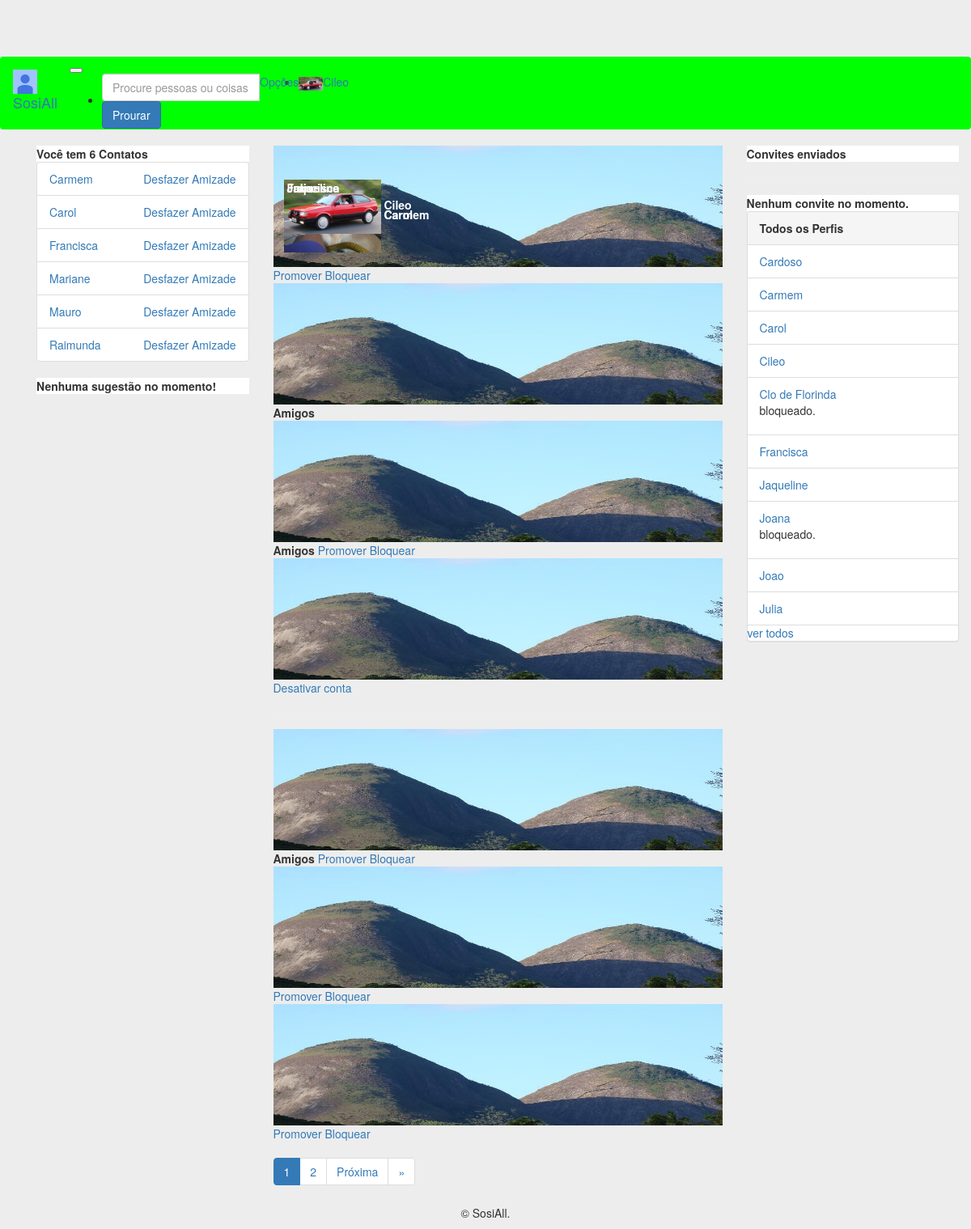
Screenshot of /perfil_list (signed in) with the database file from the repository.
### perfis/models.py (models this page shows, shortened)
class Perfil(models.Model):
    owner = models.OneToOneField('auth.User', related_name='owner', on_delete=models.CASCADE, blank=True, null=True)
    nome = models.CharField(max_length=255, null=False)
    telefone = models.CharField(max_length=15, null=False)
    nome_empresa = models.CharField(max_length=255, null=False)
    contatos = models.ManyToManyField('Perfil')
    usuario = models.OneToOneField(User, related_name='perfil', on_delete=models.CASCADE)
    criado_em = models.DateTimeField(auto_now_add=True)
    atualizado_em = models.DateTimeField(auto_now=True)
    convidavel = models.BooleanField(blank=True, null=True)
    ativa = models.BooleanField(default=True)
    justificativa = models.TextField(null=True)
    bloqueado = models.BooleanField(default=False)
    error_mensage = models.CharField(max_length=512, null=True)
    foto = models.ImageField(blank=True, null=True, upload_to='media/')
    capa = models.ImageField(blank=True, null=True, upload_to='media/')
    class Meta:
        ordering = ('nome',)
    def __str__(self):
        return self.nome

### perfis/views.py (the view)
# urls.py: path('perfil_list', views.perfil_list, name='perfil_list'),
def perfil_list(request):
    if request.user.is_superuser:
        ITEMS_PER_PAGE = 10
        perfis = Perfil.objects.all()
        paginator = Paginator(perfis, ITEMS_PER_PAGE)
        page = request.GET.get('page',1)
        try:
            perfil_list = paginator.get_page(page)
        except InvalidPage:
            perfil_list = paginator.get_page(1)
        return render(request,'perfis/show_perfis.html',{'perfil_list':perfil_list,
            'perfil_logado':get_perfil_logado(request),
            'perfis': Perfil.objects.all()[:10]})
    fed = Feedback(perfil=get_perfil_logado(request),message='Você não possui permissão!')
    fed.type_message='danger'
    fed.save()
    return redirect('index')

### perfis/views.py (called while the page is built)
def get_perfil_logado(request):
    return request.user.perfil

### perfis/templates/perfis/show_perfis.html (shortened to what this page needs)
{% extends 'perfis/base_b.html' %}
{% block body %}
{% if perfil_list %}
{% for perfil in perfil_list %}
{% if perfil.bloqueado %}
        <!--div class="alert alert-danger" role="alert">
            <h3>Atenção!</h3>
            <p>{{perfil.error_mensage}}</p>
        </div>
    {% if perfil_logado.usuario.is_superuser %}
        <a href="{% url 'desbloquear' perfil.id %}">Desbloquear</a-->
    {% endif %}
{% elif perfil.ativa %}
    <div class="card gedf-card">
        <div class="card-header">
            <div style="position: relative; top: 0em; left: 0em">
                <img  width="100%" height="150em" src="/media/dois-montes.jpg" alt="">
            </div>
            <div style="position:absolute; top:3em; left:2em">
                <img  image-profile class="rounded-circle" src="{{perfil.foto}}" width="120">
                <strong id="white-name">{{perfil.nome}}</strong>
            </div>
        </div>
        <div class="card-footer">
    {% if perfil in perfil_logado.contatos.all %}
        <strong>Amigos</strong>
    {% endif %}
    {% if perfil.usuario.is_superuser == False and perfil_logado.usuario.is_superuser == True %}
            <a href="{% url 'promover' perfil.id %}" class="card-link">Promover</a>
            <a href="{% url 'bloquear' perfil.id %}" onclick="return confirm('Deseja mesmo bloquear o usuario {{perfil.nome}}?')" class="card-link">Bloquear</a>
    {% endif %}
    {% if perfil_logado == perfil %}
            <a href="{% url 'desativar' %}"> Desativar conta</a>
            <hr>
{% endif %}
        </div>
    </div>
{% endif %}
{% endfor %}
<nav aria-label="...">
          <ul class="pagination">
            {% for page in  perfil_list.paginator.page_range %}
            <li class="page-item active">
              {% if perfil_list.number == page %}
              <span class="page-link">{{perfil_list.number}}<span class="sr-only">(current)</span></span>
              {% else %}
              <li class="page-item">
              <a class="page-link" href="?page={{ page }}">{{ page }}</a>
              {% endif %}
            </li>
            {% endfor %}
              {% if perfil_list.has_next %}
            <li class="page-item">
              <a class="page-link" href="?page={{ posts.next_page_number }}">Próxima</a>
            </li>
            <li class="page-item">
              <a class="page-link" href="?page={{ posts.paginator.num_pages }}"> &raquo;</a>
            </li>
            {% endif %}
          </ul>
        </nav>
{% endif %}
{% endblock %}

### perfis/templates/perfis/base_b.html (shortened to what this page needs)
<!DOCTYPE html>
{% load static %}
<html>
<head>
	<link rel="stylesheet" href="{% static 'bootstrap/css/bootstrap.min.css' %}">
    <link rel="stylesheet" href="{% static 'fontawesome/css/fontawesome-all.min.css' %}">
    <link rel="stylesheet" href="{% static 'styles/basic.css' %}">
</head>
<body>
	<nav class="navbar navbar-expand-lg navbar-light fixed-top" id="nav-main">
		<div class="container-fluid">
		 	<a class="navbar-brand" href="{% url 'index' %}">
		    	<img src="{% static 'img/photo.jpg' %}" width="30" height="30" alt="">
		    	SosiAll
		 	</a>
		 	<button class="navbar-toggler" type="button" data-toggle="collapse" data-target="#navbarNavDropdown" aria-controls="navbarNavDropdown" aria-expanded="false" aria-label="Toggle navigation">
		 	</button>
		 	<div class="collapse navbar-collapse" id="navbarNavDropdown">
			    <ul class="navbar-nav ml-auto">
			     	<li class="nav-item active">
				      	<form class="form-inline" action="{% url 'search' %}" method="GET">
						    <div class="input-group mb-6">
							  <input type="text" class="form-control" name="word" placeholder="Procure pessoas ou coisas"  aria-describedby="basic-addon2" required="">
							  <div class="input-group-append">
							    <button class="btn btn-primary" type="submit">Prourar</button>
							  </div>
							</div>
					 	</form>
			     	</li>
			     	<li class="nav-item dropdown">
				        <a class="nav-link dropdown-toggle" href="#" id="navbarDropdown" role="button" data-toggle="dropdown" aria-haspopup="true" aria-expanded="false">Opções
				        </a>
				     </li>
				     <li class="nav-item">
			        	<a class="nav-link" href="#"><img class="rounded-circle" src="{{perfil_logado.foto}}" width="30" alt=""></a>
			     	</li>
				     <li class="nav-item">
			        	<a class="nav-link" href="{% url 'exibir' perfil_logado.id %}">{{perfil_logado.nome}}</a>
			     	</li>
			    </ul>
		  	</div>
		</div>
	</nav>
	<div class="container">
    	<div class="container">
    		<div class="row">
    			<div class="col-md-3" id="nav">
    			{% if perfil_logado.bloqueado == False %}
    				<div class="card">
			            {% with total=perfil_logado.contatos.count %}
			                {% if total %}
			                    <div class="card-header">
			                        <strong>Você tem  {{ total }}
			                            Contato{{ total|pluralize }}
			                        </strong>
			                    </div>
			                    <ul class="list-group">
			                        {% for perfil in perfil_logado.contatos.all %}
			                            <li class="list-group-item">
			                                <a href="{% url 'exibir' perfil.id %}">
			                                    {{ perfil }}
			                                </a>
			                                <a class="pull-right" href="{% url 'desfazer' perfil.id %}" onclick="return confirm('Deseja mesmo  desfazer amizade com {{perfil.nome}}?')">
			                                    Desfazer Amizade
			                                </a>
			                            </li>
			                        {% endfor %}
			                    </ul>
			                {% else %}
			                    <div class="pcard-header">
			                        <strong>Você não tem contatos</strong>
			                    </div>
			                {% endif %}
			            {% endwith %}
			        </div>
    			{% endif %}
    			<div class=" card">
    				{% if  sugestao %}
    					<div class="card-header">
    						<strong>Veja pessoas que talvez você conheça!</strong>
    					</div>
    					<ul class="list-group">
    						{% for contato in sugestao %}
								<li class="list-group-item">
									<a href="{% url 'exibir' contato.id %}">
										{{contato}}
									</a>
								</li>
    						{% endfor %}
    					</ul>
    				{% else %}
    					<div class="card-header">
    						<strong>Nenhuma sugestão no momento!</strong>
    					</div>
    				{% endif %}
    			</div>
    			</div>
    			<div class="col-md-6">
    				{% block body %}
        			{% endblock %}
    			</div>
    			<div class="col-md-3" id="aside">
    			{% if perfil_logado.bloqueado == False %}
    				<div class="card">
					 	<div class="card-header">
					    <strong>Convites enviados</strong>
					 	</div>
					</div>
					<hr>
					<div class="card">
						 {% with total=perfil_logado.convites_recebidos.count %}
						 {% if total %}
						<div class="card-header">
							<strong>
								{{ total }} Convite{{ total|pluralize }} aguardando Aprovação
			                </strong>
						</div>
						<ul class="list-group list-group-flush">
						{% for convite in perfil_logado.convites_recebidos.all %}
							<li class="list-group-item">
								<div class="card-body" id="card-body">
									<h6 class="card-text">{{ convite.solicitante.nome }}</h6>
									<a href="{% url 'aceitar' convite.id %}" class="card-link">Aceitar</a>
									<a href="{% url 'recusar' convite.id %}" class="card-link">Recusar</a>
								</div>
							</li>
						{% endfor %}
						</ul>
						{% else %}
						<div class="card-header">
							<strong>Nenhum convite no momento.</strong>
						</div>
						{% endif %}
						{% endwith %}
					</div>
				{% endif %}
			        {% if perfil_logado.usuario.is_superuser %}
			        <div class="panel panel-default">
			            <div class="panel-heading">
			                <strong>Todos os Perfis</strong>
			            </div>
			            {% if perfis %}
			                <ul class="list-group">
			                {% for perfil in perfis %}
			                    <li class="list-group-item">
			                        <a href="{% url 'exibir' perfil.id %}">{{ perfil.nome }}</a>
			                        {% if perfil.bloqueado%}
			                            <p>bloqueado.</p>
			                        {% endif %}
			                    </li>
			                {% endfor %}
			                <a href="{% url 'perfil_list' %}">ver todos</a>
			            {% else %}
			                <p>Não há Perfis Cadastrados!</p>
			            {% endif %}
			            </ul>
			        </div>
    				{% endif %}
    			</div>
    		</div>
    	</div>
    	<div class="footer">
    		<div class="col-xs-12 text-center">
		      <p>&copy; SosiAll.</p>
		    </div>
    	</div>
	</div>
</body>
</html>

### perfis/static/styles/basic.css (style rules this page uses)
#nav-main { background-color: #00FF00; }
body { background-color: #EDEDED; margin-top: 5em; }
.card-header { background-color: #FFFFFF; }
#white-name { color: white }

### rows the page displays
Perfil: foto (picture), nome "Cileo", bloqueado False (drawn), shows "Desativar conta"
Perfil: nome "Carmem", bloqueado False (drawn), shows "Amigos"
Perfil: nome "Carol", bloqueado False (drawn), shows "Amigos"
Perfil: nome "Francisca", bloqueado False (drawn), shows "Amigos"
Perfil: nome "Mariane"
Perfil: nome "Mauro"
Perfil: nome "Raimunda"
Perfil: bloqueado False (drawn), nome "Cardoso"
Perfil: bloqueado False (drawn), nome "Jaqueline"
Perfil: bloqueado False (drawn), nome "Julia"
Perfil: nome "Clo de Florinda", bloqueado "bloqueado."
Perfil: nome "Joana", bloqueado "bloqueado."
Perfil: nome "Joao"

### other values shown
{{ total }} "6"
{{ perfil_list.number }} "1"
{{ page }} "2"
